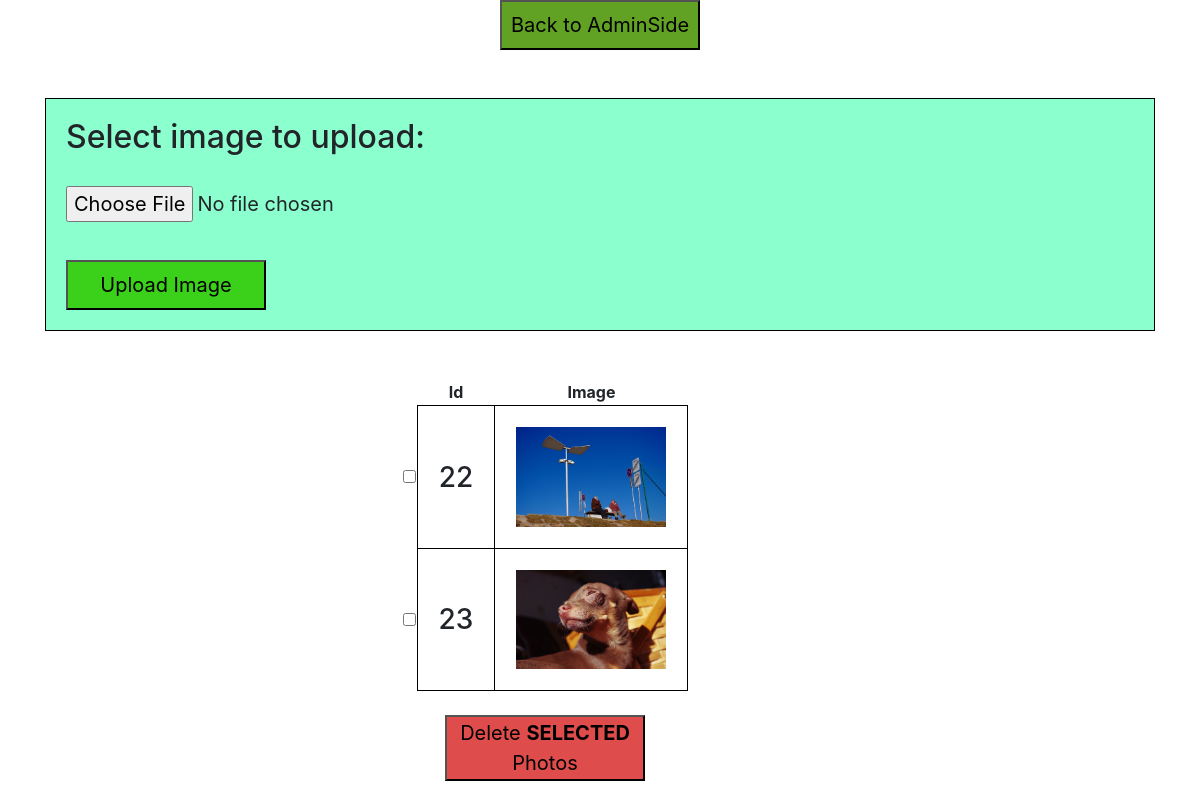
Before: /php/edit_gallery.php with the older database file.
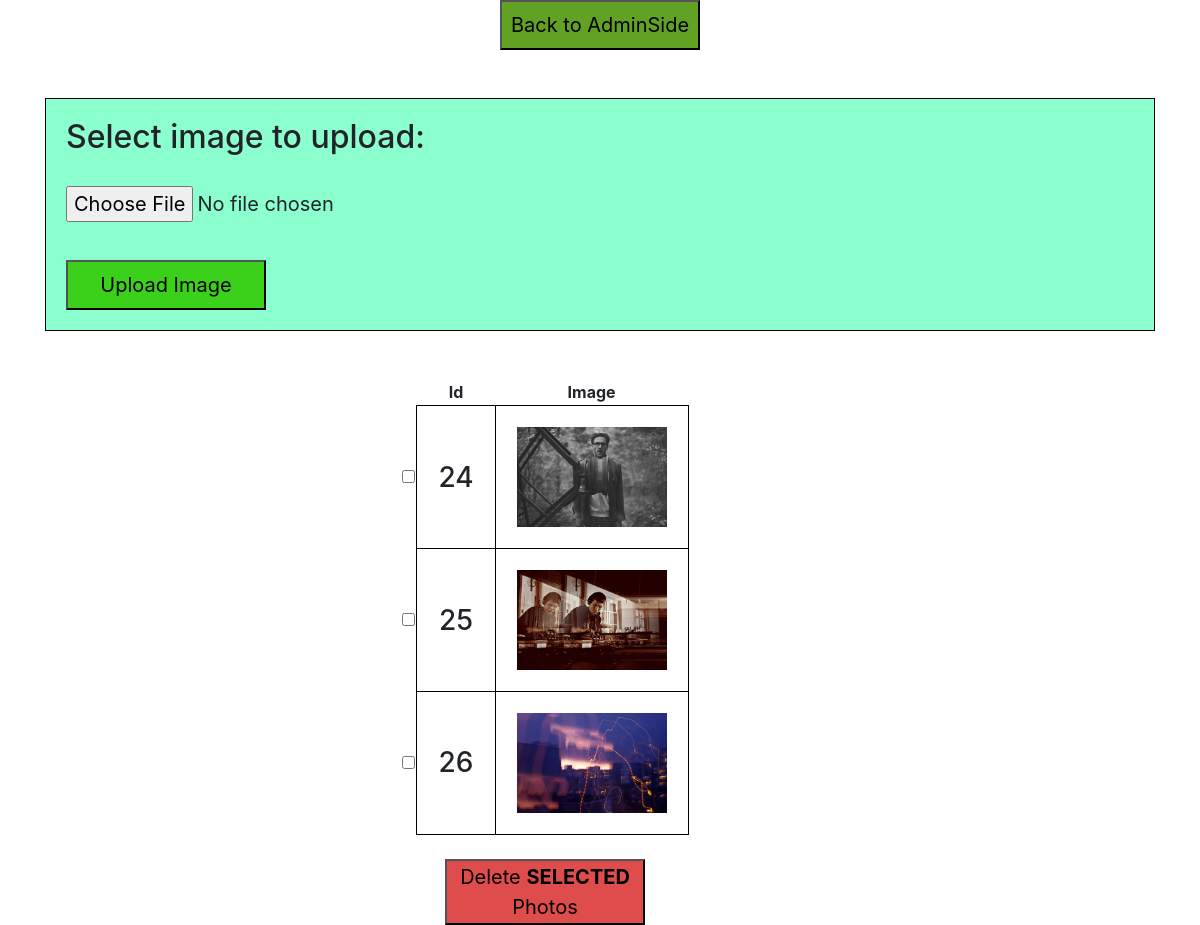
After: the same page with the newer database file.
### tables this page shows
CREATE TABLE `images` (
  `id` int(11) NOT NULL,
  `image_path` varchar(255) NOT NULL,
  `thumb_path` varchar(255) NOT NULL
);

### php/database_functions.php (called while the page is built, shortened)
<?php
function getImagePaths ($connect) {
    $my_sql = "SELECT * FROM images";
    $result = mysqli_query($connect, $my_sql);
    return $result;
    }
 ?>

### php/edit_gallery.php (the view, shortened to what this page needs)
<!DOCTYPE html>
<html>
    <head>
        <link rel="stylesheet" href="../libs/bootstrap/css/bootstrap.min.css">
    </head>
    <body>
<?php
include_once ('database_functions.php');
?>
<div class="container">
  <div style="display: flex; justify-content: center">
  <input type="button" style="width: 200px; height: 50px; font-size: 20px; background-color: rgb(97, 161, 36)" onclick="location.href='admin.php';" value="Back to AdminSide" />
  </div>
  <br>
  <br>
  <div style="padding: 20px; border: 1px solid #000; background-color: rgba(1, 255, 147, 0.45)">
      <form action="upload_image.php" method="post" enctype="multipart/form-data">
            <h2>Select image to upload:</h2>
            <br>
            <input style="width: 300px; height: 50px; font-size: 20px;" type="file" name="fileToUpload" id="fileToUpload">
            <br>
            <br>
            <input style="width: 200px; height: 50px; font-size: 20px; background-color: #3bd01a" type="submit" value="Upload Image" name="submit">
    </form>
  </div>
    <br>
    <br>
    <div class="text-center" style="width: 1000px">
    <form action="edit_gallery.php" method="get">
        <table class="mx-auto" >
            <tr>
                <th class="text-center"></th>
                <th class="text-center">Id</th>
                <th class="text-center">Image</th>
            </tr>
            <?php
            $result = getImagePaths ($connection);
            while ($row = mysqli_fetch_array($result)){ ?>
            <tr>
                <td ><input type="checkbox" name="checkedPhotos[]" value="<?php echo $row['id'] ?>"></td>
                <td style="border: 1px solid #000"> <h3 style="margin:20px"><?php echo($row['id'])?></h3> </td>
                <td style="border: 1px solid #000"> <img style="width: 150px; margin: 20px;"src="<? echo($row['image_path']) ?>" alt=""></td>
            </tr>
            <?php } ?>
        </table>
        <br>
        <button style="width: 200px; font-size: 20px; background-color: rgb(223, 76, 76)" type="submit" name="deleteSelectedPhotos">Delete <b>SELECTED</b> Photos</button>
    </form>
</div>
  </div>
    </body>
</html>

Changed rows visible on the page:
removed images: id "22", image_path (picture)
removed images: id "23", image_path (picture)
added images: id "24", image_path (picture)
added images: id "25", image_path (picture)
added images: id "26", image_path (picture)
